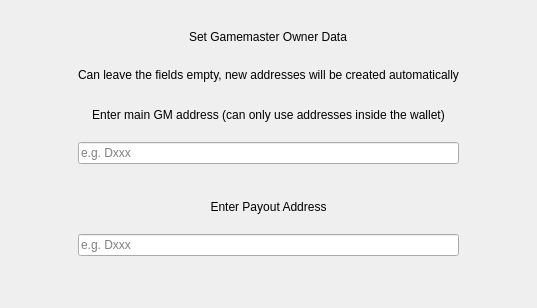
        <widget class="QWidget" name="page_4">
         <layout class="QVBoxLayout" name="verticalLayout_4" stretch="0,0,0,0,0,0,0,0,0,0,0">
          <property name="spacing">
           <number>6</number>
          </property>
          <property name="leftMargin">
           <number>78</number>
          </property>
          <property name="topMargin">
           <number>12</number>
          </property>
          <property name="rightMargin">
           <number>78</number>
          </property>
          <property name="bottomMargin">
           <number>12</number>
          </property>
          <item alignment="Qt::AlignHCenter">
           <widget class="QLabel" name="labelTitle5">
            <property name="minimumSize">
             <size>
              <width>0</width>
              <height>50</height>
             </size>
            </property>
            <property name="maximumSize">
             <size>
              <width>16777215</width>
              <height>50</height>
             </size>
            </property>
            <property name="text">
             <string>Set Gamemaster Owner Data</string>
            </property>
           </widget>
          </item>
          <item alignment="Qt::AlignHCenter">
           <widget class="QLabel" name="labelSubtitleOwner">
            <property name="text">
             <string>Can leave the fields empty, new addresses will be created automatically</string>
            </property>
            <property name="alignment">
             <set>Qt::AlignCenter</set>
            </property>
            <property name="wordWrap">
             <bool>false</bool>
            </property>
           </widget>
          </item>
          <item>
           <spacer name="verticalSpacer_1_63">
            <property name="orientation">
             <enum>Qt::Vertical</enum>
            </property>
            <property name="sizeType">
             <enum>QSizePolicy::Fixed</enum>
            </property>
            <property name="sizeHint" stdset="0">
             <size>
              <width>20</width>
              <height>20</height>
             </size>
            </property>
           </spacer>
          </item>
          <item>
           <widget class="QLabel" name="labelSubtitleOwnerAddress">
            <property name="text">
             <string>Enter main GM address (can only use addresses inside the wallet)</string>
            </property>
            <property name="alignment">
             <set>Qt::AlignCenter</set>
            </property>
           </widget>
          </item>
          <item>
           <spacer name="verticalSpacer_owner">
            <property name="orientation">
             <enum>Qt::Vertical</enum>
            </property>
            <property name="sizeType">
             <enum>QSizePolicy::Fixed</enum>
            </property>
            <property name="sizeHint" stdset="0">
             <size>
              <width>20</width>
              <height>14</height>
             </size>
            </property>
           </spacer>
          </item>
          <item>
           <widget class="QLineEdit" name="lineEditOwnerAddress">
            <property name="placeholderText">
             <string notr="true">e.g. Dxxx</string>
            </property>
           </widget>
          </item>
          <item>
           <spacer name="verticalSpacer_1_09">
            <property name="orientation">
             <enum>Qt::Vertical</enum>
            </property>
            <property name="sizeType">
             <enum>QSizePolicy::Fixed</enum>
            </property>
            <property name="sizeHint" stdset="0">
             <size>
              <width>20</width>
              <height>30</height>
             </size>
            </property>
           </spacer>
          </item>
          <item>
           <widget class="QLabel" name="labelSubtitlePayoutAddress">
            <property name="text">
             <string>Enter Payout Address</string>
            </property>
            <property name="alignment">
             <set>Qt::AlignCenter</set>
            </property>
           </widget>
          </item>
          <item>
           <spacer name="verticalSpacer_payout">
            <property name="orientation">
             <enum>Qt::Vertical</enum>
            </property>
            <property name="sizeType">
             <enum>QSizePolicy::Fixed</enum>
            </property>
            <property name="sizeHint" stdset="0">
             <size>
              <width>20</width>
              <height>14</height>
             </size>
            </property>
           </spacer>
          </item>
          <item>
           <widget class="QLineEdit" name="lineEditPayoutAddress">
            <property name="placeholderText">
             <string notr="true">e.g. Dxxx</string>
            </property>
           </widget>
          </item>
          <item>
           <spacer name="verticalSpacer_bot">
            <property name="orientation">
             <enum>Qt::Vertical</enum>
            </property>
            <property name="sizeHint" stdset="0">
             <size>
              <width>20</width>
              <height>40</height>
             </size>
            </property>
           </spacer>
          </item>
         </layout>
        </widget>
